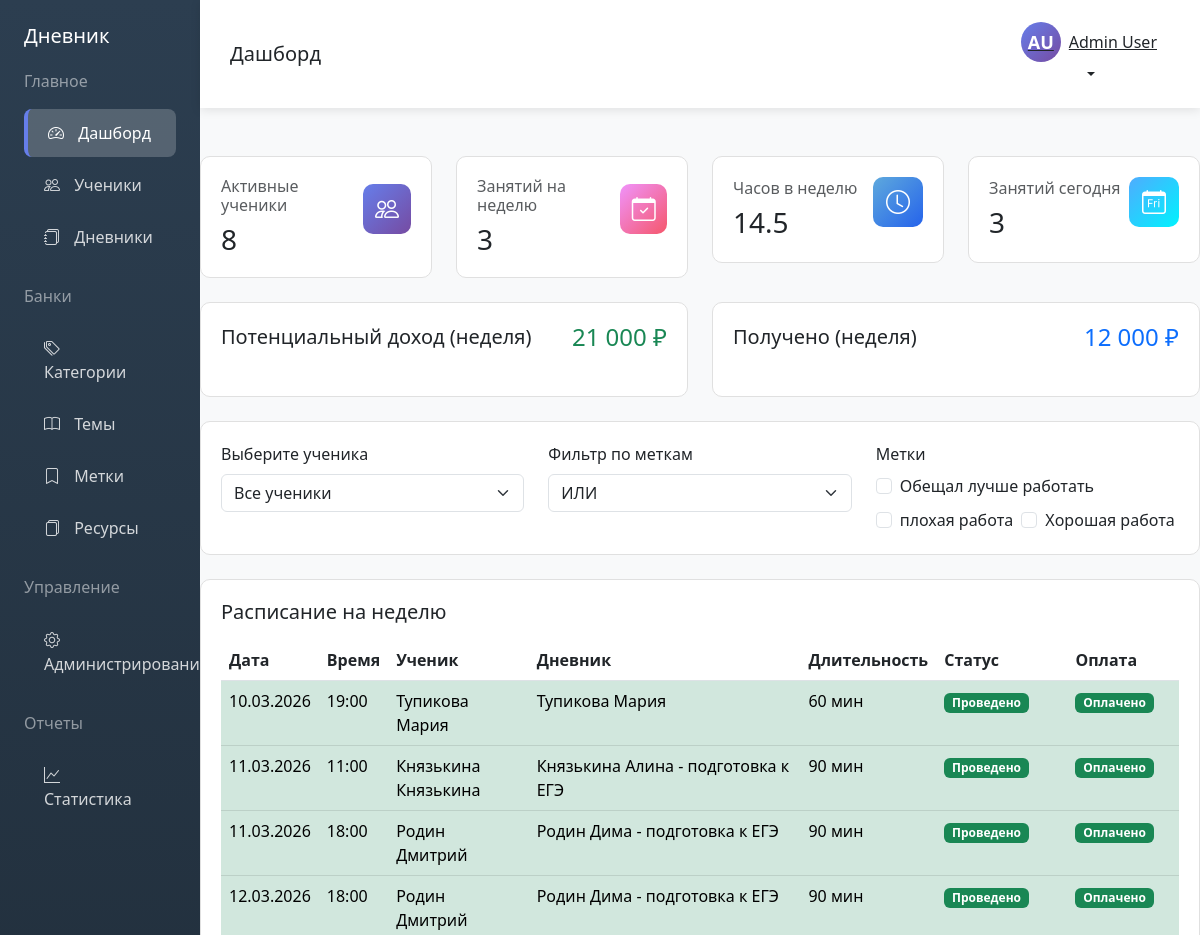
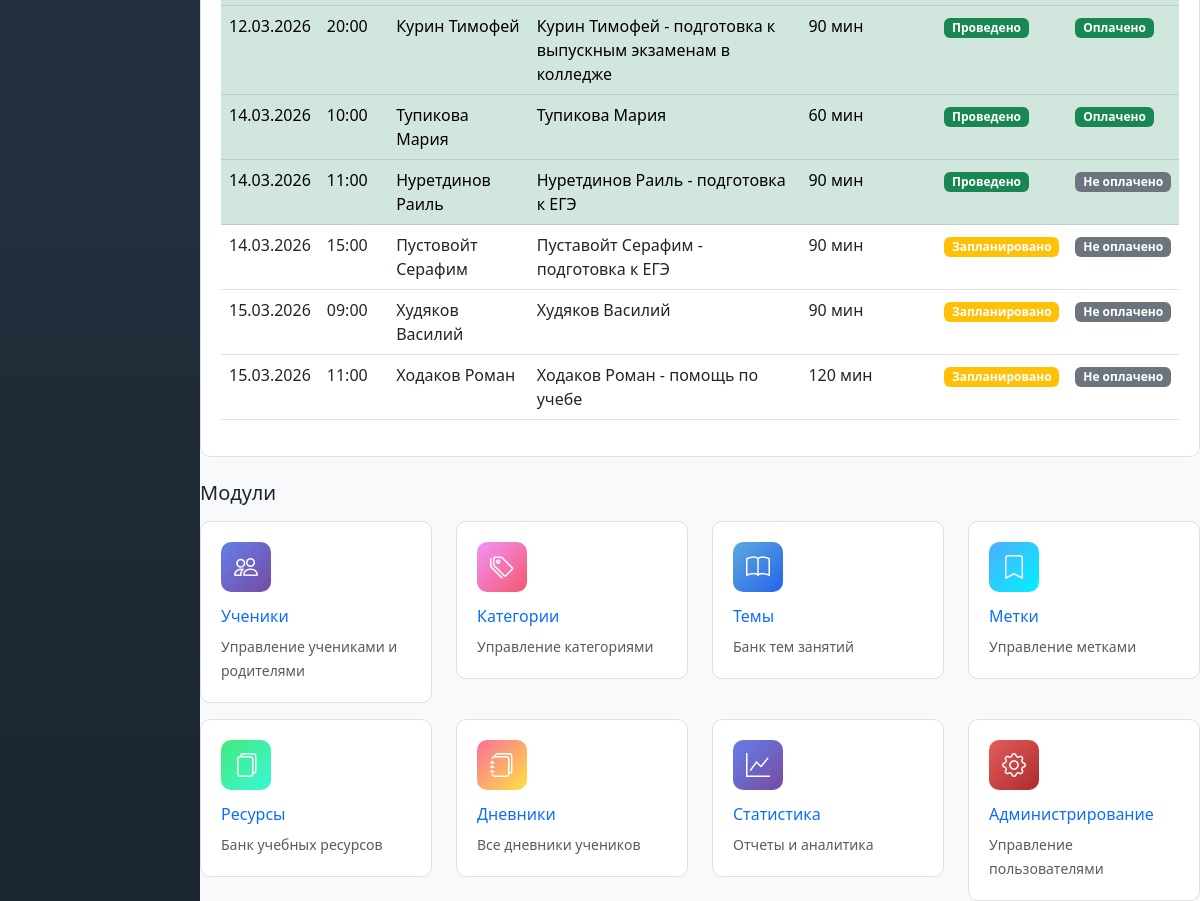
The app's page /dashboard.php (signed in) with its own data (2 pictures, top to bottom).
### tables this page shows
CREATE TABLE `users` (
  `id` int(11) NOT NULL,
  `username` varchar(50) NOT NULL,
  `email` varchar(100) NOT NULL,
  `password_hash` varchar(255) NOT NULL,
  `first_name` varchar(50) NOT NULL,
  `last_name` varchar(50) NOT NULL,
  `middle_name` varchar(50) DEFAULT NULL,
  `phone` varchar(20) DEFAULT NULL,
  `role` enum('admin','tutor') DEFAULT 'tutor',
  `is_active` tinyint(1) DEFAULT 1,
  `created_at` timestamp NOT NULL DEFAULT current_timestamp(),
  `updated_at` timestamp NOT NULL DEFAULT current_timestamp() ON UPDATE current_timestamp(),
  `last_login` timestamp NULL DEFAULT NULL,
  `created_by` int(11) DEFAULT NULL
);

CREATE TABLE `tags` (
  `id` int(11) NOT NULL,
  `name` varchar(50) NOT NULL,
  `color` enum('green','red','blue','grey') DEFAULT 'grey',
  `created_by` int(11) DEFAULT NULL,
  `created_at` timestamp NOT NULL DEFAULT current_timestamp(),
  `updated_at` timestamp NOT NULL DEFAULT current_timestamp() ON UPDATE current_timestamp()
);

CREATE TABLE `lessons` (
  `id` int(11) NOT NULL,
  `diary_id` int(11) NOT NULL,
  `lesson_date` date NOT NULL,
  `start_time` time NOT NULL,
  `duration` int(11) DEFAULT NULL COMMENT 'в минутах',
  `cost` decimal(10,2) DEFAULT NULL,
  `is_conducted` tinyint(1) DEFAULT 0,
  `is_paid` tinyint(1) DEFAULT 0,
  `homework` text DEFAULT NULL,
  `comment` text DEFAULT NULL,
  `link_url` varchar(500) DEFAULT NULL,
  `link_comment` varchar(255) DEFAULT NULL,
  `grade_lesson` decimal(2,1) DEFAULT NULL CHECK (`grade_lesson` >= 0 and `grade_lesson` <= 5),
  `grade_comment` text DEFAULT NULL,
  `grade_homework` decimal(2,1) DEFAULT NULL CHECK (`grade_homework` >= 0 and `grade_homework` <= 5),
  `grade_homework_comment` text DEFAULT NULL,
  `created_at` timestamp NOT NULL DEFAULT current_timestamp(),
  `updated_at` timestamp NOT NULL DEFAULT current_timestamp() ON UPDATE current_timestamp(),
  `created_by` int(11) DEFAULT NULL
);

CREATE TABLE `students` (
  `id` int(11) NOT NULL,
  `first_name` varchar(50) NOT NULL,
  `last_name` varchar(50) NOT NULL,
  `middle_name` varchar(50) DEFAULT NULL,
  `birth_year` int(11) DEFAULT NULL,
  `class` varchar(20) DEFAULT NULL,
  `phone` varchar(20) DEFAULT NULL,
  `email` varchar(100) DEFAULT NULL,
  `city` varchar(100) DEFAULT NULL,
  `messenger1` varchar(255) DEFAULT NULL,
  `messenger2` varchar(255) DEFAULT NULL,
  `messenger3` varchar(255) DEFAULT NULL,
  `lesson_cost` decimal(10,2) DEFAULT NULL,
  `lesson_duration` int(11) DEFAULT NULL COMMENT 'в минутах',
  `lessons_per_week` int(11) DEFAULT 1,
  `goals` text DEFAULT NULL,
  `additional_info` text DEFAULT NULL,
  `start_date` date DEFAULT NULL,
  `planned_end_date` date DEFAULT NULL,
  `is_active` tinyint(1) DEFAULT 1,
  `tutor_id` int(11) NOT NULL,
  `created_at` timestamp NOT NULL DEFAULT current_timestamp(),
  `updated_at` timestamp NOT NULL DEFAULT current_timestamp() ON UPDATE current_timestamp(),
  `created_by` int(11) DEFAULT NULL
);

CREATE TABLE `diaries` (
  `id` int(11) NOT NULL,
  `name` varchar(255) NOT NULL,
  `student_id` int(11) NOT NULL,
  `tutor_id` int(11) NOT NULL,
  `category_id` int(11) DEFAULT NULL,
  `lesson_cost` decimal(10,2) DEFAULT NULL,
  `lesson_duration` int(11) DEFAULT NULL COMMENT 'в минутах',
  `public_token` varchar(64) DEFAULT NULL,
  `is_public` tinyint(1) DEFAULT 0,
  `notes` text DEFAULT NULL,
  `created_at` timestamp NOT NULL DEFAULT current_timestamp(),
  `updated_at` timestamp NOT NULL DEFAULT current_timestamp() ON UPDATE current_timestamp(),
  `created_by` int(11) DEFAULT NULL
);

### dashboard.php (the view, shortened to what the rows shown need)
<?php
require_once 'config.php';
$currentUser = getCurrentUser($pdo);
$weekStart = date('Y-m-d', strtotime('monday this week'));
$weekEnd = date('Y-m-d', strtotime('sunday this week'));
$stmt = $pdo->prepare("
    SELECT
        l.*,
        d.name as diary_name,
        d.student_id,
        s.first_name as student_first_name,
        s.last_name as student_last_name,
        GROUP_CONCAT(t.name) as topics
    FROM lessons l
    JOIN diaries d ON l.diary_id = d.id
    JOIN students s ON d.student_id = s.id
    LEFT JOIN lesson_topics lt ON l.id = lt.lesson_id
    LEFT JOIN topics t ON lt.topic_id = t.id
    WHERE d.tutor_id = ?
    AND l.lesson_date BETWEEN ? AND ?
    GROUP BY l.id
    ORDER BY l.lesson_date, l.start_time
");
$stmt->execute([$currentUser['id'], $weekStart, $weekEnd]);
$schedule = $stmt->fetchAll();
$stmt = $pdo->prepare("SELECT * FROM tags ORDER BY name");
$stmt->execute();
$tags = $stmt->fetchAll();
include 'header.php';
?>
<div class="row mb-4">
    <div class="col-md-12">
        <div class="module-card">
            <div class="row">
                <div class="col-md-4">
                    <div class="d-flex flex-wrap gap-2">
                        <?php foreach ($tags as $tag): ?>
                        <div class="form-check">
                            <input class="form-check-input tag-checkbox" type="checkbox"
                                   value="<?php echo $tag['id']; ?>" id="tag_<?php echo $tag['id']; ?>">
                            <label class="form-check-label" for="tag_<?php echo $tag['id']; ?>">
                                <?php echo $tag['name']; ?>
                            </label>
                        </div>
                        <?php endforeach; ?>
                    </div>
                </div>
            </div>
        </div>
    </div>
</div>
<div class="row">
    <div class="col-md-12">
        <div class="module-card">
            <div class="table-responsive">
                <table class="table table-hover">
                    <thead>
                        <tr>
                            <th>Дата</th>
                            <th>Время</th>
                            <th>Ученик</th>
                            <th>Дневник</th>
                            <th>Длительность</th>
                            <th>Статус</th>
                            <th>Оплата</th>
                        </tr>
                    </thead>
                    <tbody>
                        <?php if (empty($schedule)): ?>
                        <tr>
                            <td colspan="7" class="text-center text-muted">Нет занятий на эту неделю</td>
                        </tr>
                        <?php else: ?>
                            <?php foreach ($schedule as $lesson): ?>
                            <tr class="lesson-row <?php echo $lesson['is_conducted'] ? 'table-success' : ''; ?>"
                                data-lesson-id="<?php echo $lesson['id']; ?>"
                                data-student-id="<?php echo $lesson['student_id']; ?>"
                                data-bs-toggle="tooltip"
                                title="Темы: <?php echo $lesson['topics'] ?? 'не указаны'; ?>
                                       Комментарий: <?php echo $lesson['comment'] ?? 'нет'; ?>">
                                <td><?php echo date('d.m.Y', strtotime($lesson['lesson_date'])); ?></td>
                                <td><?php echo substr($lesson['start_time'], 0, 5); ?></td>
                                <td><?php echo $lesson['student_last_name'] . ' ' . $lesson['student_first_name']; ?></td>
                                <td><?php echo $lesson['diary_name']; ?></td>
                                <td><?php echo $lesson['duration']; ?> мин</td>
                                <td>
                                    <?php if ($lesson['is_conducted']): ?>
                                        <span class="badge bg-success">Проведено</span>
                                    <?php else: ?>
                                        <span class="badge bg-warning">Запланировано</span>
                                    <?php endif; ?>
                                </td>
                                <td>
                                    <?php if ($lesson['is_paid']): ?>
                                        <span class="badge bg-success">Оплачено</span>
                                    <?php else: ?>
                                        <span class="badge bg-secondary">Не оплачено</span>
                                    <?php endif; ?>
                                </td>
                            </tr>
                            <?php endforeach; ?>
                        <?php endif; ?>
                    </tbody>
                </table>
            </div>
        </div>
    </div>
</div>
<?php include 'footer.php'; ?>

### header.php (shortened to what the rows shown need)
<!DOCTYPE html>
<html lang="ru">
<head>
    <link href="https://cdn.jsdelivr.net/npm/bootstrap@5.3.0/dist/css/bootstrap.min.css" rel="stylesheet">
    <link rel="stylesheet" href="https://cdn.jsdelivr.net/npm/bootstrap-icons@1.11.0/font/bootstrap-icons.css">
</head>
<body>
    <div class="container-fluid">
        <div class="row">
            <div class="col-md-10 p-0 main-content">
                <div class="navbar-top d-flex justify-content-between align-items-center">
                    <div class="d-flex align-items-center">
                        <div class="dropdown">
                            <button class="btn btn-link dropdown-toggle text-dark" type="button" data-bs-toggle="dropdown">
                                <div class="d-flex align-items-center">
                                    <div class="user-avatar me-2">
                                        <?php echo strtoupper(substr($currentUser['first_name'] ?? 'U', 0, 1) . substr($currentUser['last_name'] ?? 'U', 0, 1)); ?>
                                    </div>
                                    <span><?php echo $currentUser['first_name'] ?? 'Пользователь'; ?> <?php echo $currentUser['last_name'] ?? ''; ?></span>
                                </div>
                            </button>
                        </div>
                    </div>
                </div>

### records on screen
users: first_name+last_name "AU", first_name "Admin", last_name "User"
tags: name "Обещал лучше работать"
tags: name "плохая работа"
tags: name "Хорошая работа"
lessons: lesson_date "10.03.2026", start_time "19:00", students.last_name "Тупикова", students.first_name "Мария", diary.name "Тупикова Мария", duration "60", is_conducted "Проведено", is_paid "Оплачено"
lessons: lesson_date "11.03.2026", start_time "11:00", students.last_name "Князькина", students.first_name "Князькина", diary.name "Князькина Алина - подготовка к ЕГЭ", duration "90", is_conducted "Проведено", is_paid "Оплачено"
lessons: lesson_date "11.03.2026", start_time "18:00", students.last_name "Родин", students.first_name "Дмитрий", diary.name "Родин Дима - подготовка к ЕГЭ", duration "90", is_conducted "Проведено", is_paid "Оплачено"
lessons: lesson_date "12.03.2026", start_time "18:00", students.last_name "Родин", students.first_name "Дмитрий", diary.name "Родин Дима - подготовка к ЕГЭ", duration "90", is_conducted "Проведено", is_paid "Оплачено"
lessons: lesson_date "12.03.2026", start_time "20:00", students.last_name "Курин", students.first_name "Тимофей", diary.name "Курин Тимофей - подготовка к выпускным экзаменам в колледже", duration "90", is_conducted "Проведено", is_paid "Оплачено"
lessons: lesson_date "14.03.2026", start_time "10:00", students.last_name "Тупикова", students.first_name "Мария", diary.name "Тупикова Мария", duration "60", is_conducted "Проведено", is_paid "Оплачено"
lessons: lesson_date "14.03.2026", start_time "11:00", students.last_name "Нуретдинов", students.first_name "Раиль", diary.name "Нуретдинов Раиль - подготовка к ЕГЭ", duration "90", is_conducted "Проведено", is_paid "Не оплачено"
lessons: lesson_date "14.03.2026", start_time "15:00", students.last_name "Пустовойт", students.first_name "Серафим", diary.name "Пуставойт Серафим - подготовка к ЕГЭ", duration "90", is_conducted "Запланировано", is_paid "Не оплачено"
lessons: lesson_date "15.03.2026", start_time "09:00", students.last_name "Худяков", students.first_name "Василий", diary.name "Худяков Василий", duration "90", is_conducted "Запланировано", is_paid "Не оплачено"
lessons: lesson_date "15.03.2026", start_time "11:00", students.last_name "Ходаков", students.first_name "Роман", diary.name "Ходаков Роман - помощь по учебе", duration "120", is_conducted "Запланировано", is_paid "Не оплачено"

### other values on screen
$pageTitle "Дашборд"
$stats['active_students'] "8"
$stats['planned_lessons'] "3"
$stats['weekly_hours'] "14.5"
$stats['today_lessons'] "3"
$stats['potential_income'] "21 000"
$stats['received_income'] "12 000"
